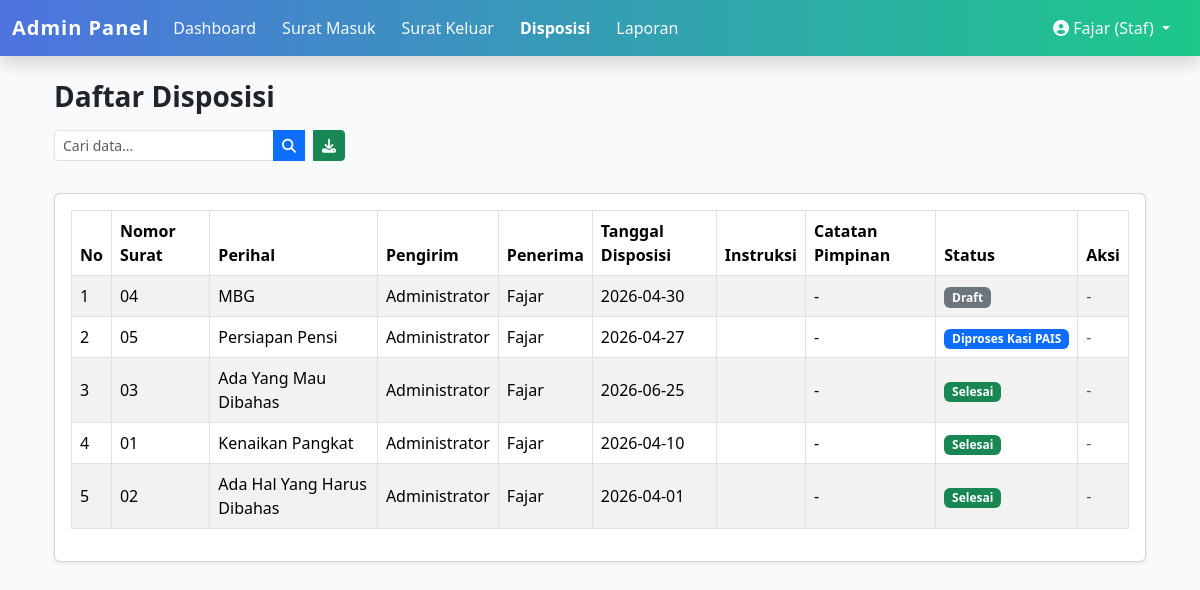
The app's page /admin/disposisi.php (signed in) with its own data.
### tables this page shows
CREATE TABLE `disposisi` (
  `id` int(11) NOT NULL,
  `surat_masuk_id` int(11) DEFAULT NULL,
  `pengirim_id` int(11) DEFAULT NULL,
  `penerima_id` int(11) DEFAULT NULL,
  `tgl_disposisi` date DEFAULT NULL,
  `instruksi` text DEFAULT NULL,
  `catatan_pimpinan` text DEFAULT NULL,
  `status` enum('draft','menunggu_verifikasi','terverifikasi','diproses_kasi_pais','selesai') DEFAULT 'draft',
  `created_at` timestamp NULL DEFAULT current_timestamp(),
  `updated_at` timestamp NULL DEFAULT current_timestamp() ON UPDATE current_timestamp()
);

CREATE TABLE `surat_masuk` (
  `id` int(11) NOT NULL,
  `no_agenda` varchar(50) DEFAULT NULL,
  `no_surat` varchar(100) DEFAULT NULL,
  `tgl_surat` date DEFAULT NULL,
  `tgl_diterima` date DEFAULT NULL,
  `pengirim` varchar(150) DEFAULT NULL,
  `instansi` varchar(150) DEFAULT NULL,
  `perihal` varchar(255) DEFAULT NULL,
  `kategori` varchar(100) DEFAULT NULL,
  `file_surat` varchar(255) DEFAULT NULL,
  `status` enum('draft','menunggu_verifikasi','terverifikasi','diproses_kasi_pais','selesai') DEFAULT 'draft',
  `created_at` timestamp NULL DEFAULT current_timestamp()
);

CREATE TABLE `users` (
  `id` int(11) NOT NULL,
  `nama` varchar(100) DEFAULT NULL,
  `email` varchar(100) DEFAULT NULL,
  `password` varchar(255) DEFAULT NULL,
  `role` varchar(20) NOT NULL,
  `created_at` timestamp NULL DEFAULT current_timestamp()
);

### admin/disposisi.php (the view, shortened to what this page needs)
<?php
include "../includes/tracking.php";
$q = isset($_GET['q']) ? mysqli_real_escape_string($conn, $_GET['q']) : "";
if ($_SESSION['role'] == 'admin') {
    $query = "
      SELECT d.*, sm.no_surat, sm.perihal, u1.nama AS pengirim, u2.nama AS penerima
      FROM disposisi d
      JOIN surat_masuk sm ON d.surat_masuk_id = sm.id
      JOIN users u1 ON d.pengirim_id = u1.id
      JOIN users u2 ON d.penerima_id = u2.id
      WHERE sm.no_surat LIKE '%$q%'
         OR sm.perihal LIKE '%$q%'
         OR u1.nama LIKE '%$q%'
         OR u2.nama LIKE '%$q%'
         OR d.instruksi LIKE '%$q%'
      ORDER BY d.created_at DESC
    ";
} else {
    $user_id = $_SESSION['user_id'];
    $query = "
      SELECT d.*, sm.no_surat, sm.perihal, u1.nama AS pengirim, u2.nama AS penerima
      FROM disposisi d
      JOIN surat_masuk sm ON d.surat_masuk_id = sm.id
      JOIN users u1 ON d.pengirim_id = u1.id
      JOIN users u2 ON d.penerima_id = u2.id
      WHERE d.penerima_id = '$user_id'
        AND (
            sm.no_surat LIKE '%$q%'
         OR sm.perihal LIKE '%$q%'
         OR u1.nama LIKE '%$q%'
         OR u2.nama LIKE '%$q%'
         OR d.instruksi LIKE '%$q%'
        )
      ORDER BY d.created_at DESC
    ";
}
$disposisi = mysqli_query($conn, $query);
?>
<?php include "../includes/header.php"; ?>
<div class="container mt-4">
  <h3 class="fw-bold mb-3">Daftar Disposisi</h3>
  <div class="d-flex justify-content-between mb-3">
    <form class="d-flex mb-3" method="get" action="">
      <div class="input-group" style="max-width: 400px;">
        <input type="text" name="q" value="<?= htmlspecialchars($q ?? ""); ?>"
              class="form-control form-control-sm"
              placeholder="Cari data...">
        <button class="btn btn-sm btn-primary" type="submit">
          <i class="fa fa-search"></i>
        </button>
          <a href="export.php?type=disposisi" class="btn btn-sm btn-success ms-2">
            <i class="fa fa-download"></i>
          </a>
      </div>
    </form>
  </div>
  <div class="card shadow-sm">
    <div class="card-body">
     <table class="table table-bordered table-striped align-middle">
  <thead class="text-white" style="background: linear-gradient(90deg, #4e73df, #1cc88a);">
    <tr>
      <th>No</th>
      <th>Nomor Surat</th>
      <th>Perihal</th>
      <th>Pengirim</th>
      <th>Penerima</th>
      <th>Tanggal Disposisi</th>
      <th>Instruksi</th>
      <th>Catatan Pimpinan</th>
      <th>Status</th>
      <th>Aksi</th>
    </tr>
  </thead>
  <tbody>
    <?php if (mysqli_num_rows($disposisi) > 0): ?>
      <?php $no=1; while($row=mysqli_fetch_assoc($disposisi)): ?>
      <tr>
        <td><?= $no++; ?></td>
        <td><?= htmlspecialchars($row['no_surat']); ?></td>
        <td><?= htmlspecialchars($row['perihal']); ?></td>
        <td><?= htmlspecialchars($row['pengirim']); ?></td>
        <td><?= htmlspecialchars($row['penerima']); ?></td>
        <td><?= htmlspecialchars($row['tgl_disposisi']); ?></td>
        <td><?= nl2br(htmlspecialchars($row['instruksi'])); ?></td>
        <td><?= nl2br(htmlspecialchars($row['catatan_pimpinan'] ?? '-')); ?></td>
        <td>
          <?= statusBadge($row['status']); ?>
        </td>
        <td>
          <?php if ($_SESSION['role'] == 'admin'): ?>
            <a href="../tracking.php?type=disposisi&id=<?= $row['id']; ?>" class="btn btn-sm btn-primary">
              <i class="fa fa-route"></i> Tracking
            </a>
            <a href="disposisi_edit.php?id=<?= $row['id']; ?>" class="btn btn-sm btn-warning">
              <i class="fa fa-edit"></i> Edit
            </a>
            <a href="disposisi_hapus.php?id=<?= $row['id']; ?>"
               onclick="return confirm('Yakin hapus disposisi ini?');"
               class="btn btn-sm btn-danger">
              <i class="fa fa-trash"></i> Hapus
            </a>
          <?php else: ?>
            <span class="text-muted">-</span>
          <?php endif; ?>
        </td>
      </tr>
      <?php endwhile; ?>
    <?php else: ?>
      <tr>
        <td colspan="10" class="text-center text-muted">Tidak ada data disposisi.</td>
      </tr>
    <?php endif; ?>
  </tbody>
</table>
    </div>
  </div>
</div>
<?php include "../includes/footer.php"; ?>

### includes/tracking.php (shortened to what this page needs)
<?php
function getStatusSteps() {
    return [
        'draft'                 => 'Draft',
        'menunggu_verifikasi'   => 'Menunggu Verifikasi',
        'terverifikasi'         => 'Terverifikasi',
        'diproses_kasi_pais'    => 'Diproses Kasi PAIS',
        'selesai'               => 'Selesai',
    ];
}
function getStatusLabel($status) {
    $steps = getStatusSteps();
    return isset($steps[$status]) ? $steps[$status] : ucfirst(str_replace('_', ' ', $status));
}
function getStatusColor($status) {
    $colors = [
        'draft'                 => 'secondary',
        'menunggu_verifikasi'   => 'warning',
        'terverifikasi'         => 'info',
        'diproses_kasi_pais'    => 'primary',
        'selesai'               => 'success',
    ];
    return isset($colors[$status]) ? $colors[$status] : 'secondary';
}
function statusBadge($status) {
    return '<span class="badge bg-' . getStatusColor($status) . '">' . htmlspecialchars(getStatusLabel($status)) . '</span>';
}

### includes/header.php (style rules this page uses)
body { background-color: #f9fafc; font-family: 'Segoe UI', Tahoma, Geneva, Verdana, sans-serif; }

### records on screen
disposisi: surat_masuk.no_surat "04", surat_masuk.perihal "MBG", pengirim.nama "Administrator", penerima.nama "Fajar", tgl_disposisi "2026-04-30", catatan_pimpinan "-", status "Draft"
disposisi: surat_masuk.no_surat "05", surat_masuk.perihal "Persiapan Pensi", pengirim.nama "Administrator", penerima.nama "Fajar", tgl_disposisi "2026-04-27", catatan_pimpinan "-", status "Diproses Kasi PAIS"
disposisi: surat_masuk.no_surat "03", surat_masuk.perihal "Ada Yang Mau Dibahas", pengirim.nama "Administrator", penerima.nama "Fajar", tgl_disposisi "2026-06-25", catatan_pimpinan "-", status "Selesai"
disposisi: surat_masuk.no_surat "01", surat_masuk.perihal "Kenaikan Pangkat", pengirim.nama "Administrator", penerima.nama "Fajar", tgl_disposisi "2026-04-10", catatan_pimpinan "-", status "Selesai"
disposisi: surat_masuk.no_surat "02", surat_masuk.perihal "Ada Hal Yang Harus Dibahas", pengirim.nama "Administrator", penerima.nama "Fajar", tgl_disposisi "2026-04-01", catatan_pimpinan "-", status "Selesai"

### other values on screen
$_SESSION['nama'] "Fajar"
$_SESSION['role'] "Staf"
